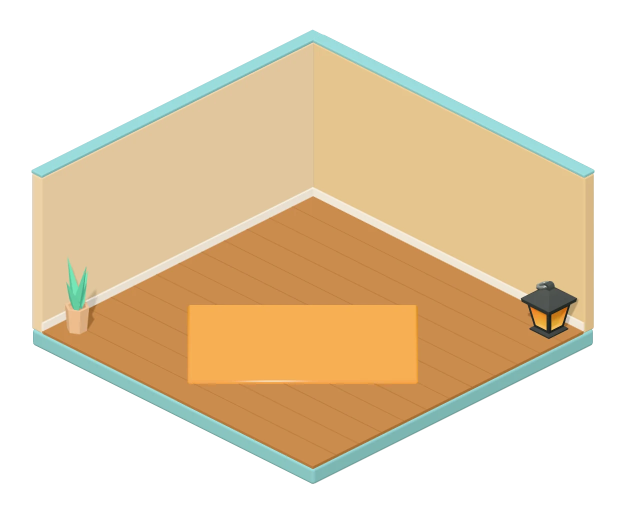
#> input picture HackAssets/07_web_rooms/tier1/history/shell.webp, 1252 x 1026 px (shown at 1/2 size)
$ python -i post.py   (imports and definitions only)
#> lines starting #> are read from the running program, lines starting #| are printed output that depends on the picture; after the words box and inside, x2 and y2 are one past the last pixel; in counts of white or black regions, pixels touching at a corner belong together
#> further down, picture is the input picture: PIL image 1252x1026 RGBA; mean R, G, B, A 118, 98.9, 70.3, 140.2
import json, os, shutil
from PIL import Image, ImageDraw, ImageFilter, ImageChops, ImageEnhance, ImageFont

ROOT = "/tmp/claude-0/-home-claude/25db1ee1-33e1-57f0-b2c4-213057f29507/scratchpad/"
OUT, SPR, DES = ROOT + "bake/out/", ROOT + "web_sprites/", ROOT + "design3/"
# [1 line not run here, left out]
GEO_FOR = {1: 1, 2: 2, 3: 3, 4: 4, 5: 5, 6: 5, 7: 7, 8: 7, 9: 7, 10: 10}
SLOT_Z = {"wr": 0, "wl": 0, "r1": 1, "r2": 2, "l1": 1.5, "l2": 2.5, "c": 3}
INK = (74, 40, 40, 255)
INTER = "/usr/share/fonts/opentype/inter/Inter-%s.otf"


def F(sz, w="SemiBold"):
    return ImageFont.truetype(INTER % w, sz)


def sparkle(d, x, y, r=9):
    d.polygon([(x, y - r), (x + r * .25, y - r * .25), (x + r, y), (x + r * .25, y + r * .25), (x, y + r), (x - r * .25, y + r * .25), (x - r, y), (x - r * .25, y - r * .25)],
              fill=(246, 199, 68, 255), outline=INK)


# [9 lines left out: function sparkles, not called in this run]


def glow(im, gold=False):
#> called with gold = False
    a = im.getchannel("A").point(lambda v: 255 if v > 120 else 0)
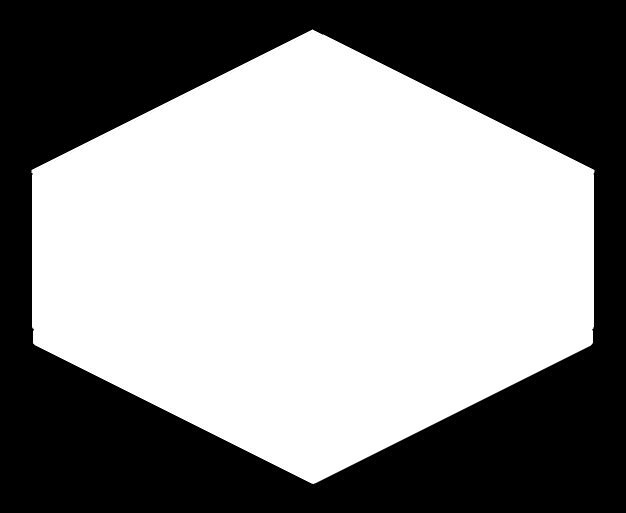
#> a: PIL image 1252x1026 L (shown at 1/2 size); 55% white; 1 black region, box (x1, y1, x2, y2) and area: (0, 0, 1252, 1026) 577444
    out = Image.new("RGBA", im.size, (0, 0, 0, 0))
#> out: PIL image 1252x1026 RGBA; every value is 0
    halo = Image.new("RGBA", im.size, (255, 222, 110, 0))
    halo.putalpha(a.filter(ImageFilter.GaussianBlur(14)).point(lambda v: min(130, int(v * 1.2))))
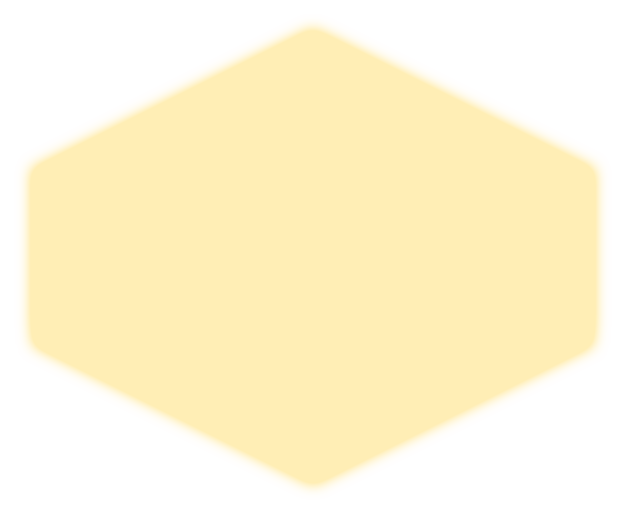
#> halo: PIL image 1252x1026 RGBA (shown at 1/2 size); mean R, G, B, A 255, 222, 110, 75.8; transparent parts drawn white
    out.alpha_composite(halo)
    out.alpha_composite(im)
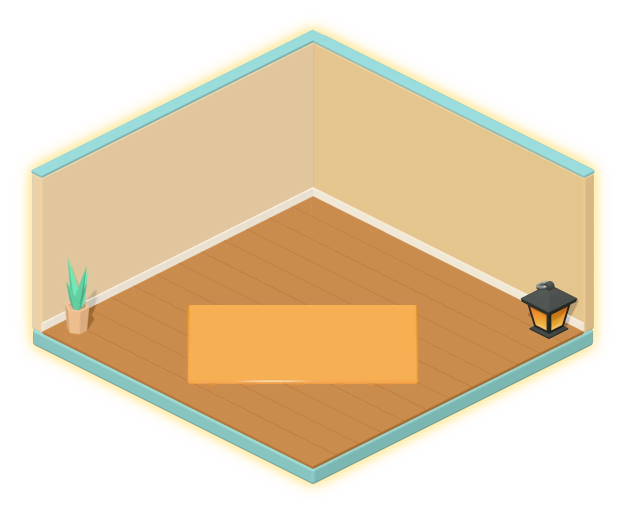
#> out: PIL image 1252x1026 RGBA (shown at 1/2 size); mean R, G, B, A 140.7, 118.4, 79.2, 144.5; transparent parts drawn white
    if gold:
        ring = ImageChops.subtract(a.filter(ImageFilter.MaxFilter(5)), a)
        rim = Image.new("RGBA", im.size, (240, 186, 40, 0)); rim.putalpha(ring)
        out.alpha_composite(rim)
    return out


def pad(im, p):
    o = Image.new("RGBA", (im.width + 2 * p, im.height + 2 * p), (0, 0, 0, 0)); o.alpha_composite(im, (p, p)); return o


# [118 lines left out: functions bake_sprites, compose_room, card_image, strip, floor_tips, house and 1 more, not called in this run]


def on_bg(im, path, maxw=2400, bg=(196, 238, 246, 255)):
    b = Image.new("RGBA", im.size, bg); b.alpha_composite(im)
    b = b.convert("RGB"); b.thumbnail((maxw, maxw), Image.LANCZOS); b.save(path, quality=90)


# [16 lines not run here, left out]

>>> from PIL import Image
>>> picture = Image.open('../07_web_rooms/tier1/history/shell.webp')
>>> result = glow(picture)
